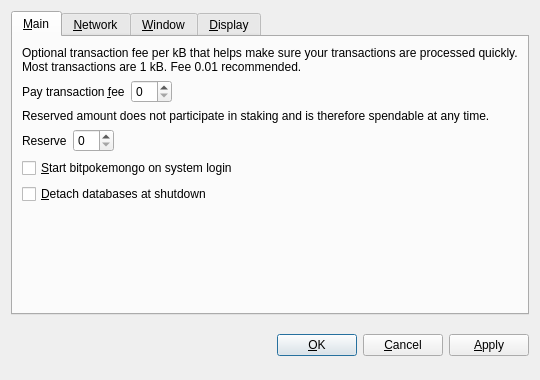
<?xml version="1.0" encoding="UTF-8"?>
<ui version="4.0">
 <class>OptionsDialog</class>
 <widget class="QDialog" name="OptionsDialog">
  <property name="geometry">
   <rect>
    <x>0</x>
    <y>0</y>
    <width>540</width>
    <height>380</height>
   </rect>
  </property>
  <property name="windowTitle">
   <string>Options</string>
  </property>
  <property name="modal">
   <bool>true</bool>
  </property>
  <layout class="QVBoxLayout" name="verticalLayout">
   <item>
    <widget class="QTabWidget" name="tabWidget">
     <property name="tabPosition">
      <enum>QTabWidget::North</enum>
     </property>
     <property name="currentIndex">
      <number>0</number>
     </property>
     <widget class="QWidget" name="tabMain">
      <attribute name="title">
       <string>&amp;Main</string>
      </attribute>
      <layout class="QVBoxLayout" name="verticalLayout_Main">
       <item>
        <widget class="QLabel" name="transactionFeeInfoLabel">
         <property name="text">
          <string>Optional transaction fee per kB that helps make sure your transactions are processed quickly. Most transactions are 1 kB. Fee 0.01 recommended.</string>
         </property>
         <property name="textFormat">
          <enum>Qt::PlainText</enum>
         </property>
         <property name="wordWrap">
          <bool>true</bool>
         </property>
        </widget>
       </item>
       <item>
        <layout class="QHBoxLayout" name="horizontalLayoutFee">
         <item>
          <widget class="QLabel" name="transactionFeeLabel">
           <property name="text">
            <string>Pay transaction &amp;fee</string>
           </property>
           <property name="textFormat">
            <enum>Qt::PlainText</enum>
           </property>
           <property name="buddy">
            <cstring>transactionFee</cstring>
           </property>
          </widget>
         </item>
         <item>
          <widget class="BitcoinAmountField" name="transactionFee"/>
         </item>
         <item>
          <spacer name="horizontalSpacerFee">
           <property name="orientation">
            <enum>Qt::Horizontal</enum>
           </property>
           <property name="sizeHint" stdset="0">
            <size>
             <width>40</width>
             <height>20</height>
            </size>
           </property>
          </spacer>
         </item>
        </layout>
       </item>
       <item>
        <widget class="QLabel" name="reserveBalanceInfoLabel">
         <property name="text">
          <string>Reserved amount does not participate in staking and is therefore spendable at any time.</string>
         </property>
         <property name="textFormat">
          <enum>Qt::PlainText</enum>
         </property>
         <property name="wordWrap">
          <bool>true</bool>
         </property>
        </widget>
       </item>
       <item>
        <layout class="QHBoxLayout" name="horizontalLayoutReserveBalance">
         <item>
          <widget class="QLabel" name="reserveBalanceLabel">
           <property name="text">
            <string>Reserve</string>
           </property>
           <property name="textFormat">
            <enum>Qt::PlainText</enum>
           </property>
           <property name="buddy">
            <cstring>reserveBalance</cstring>
           </property>
          </widget>
         </item>
         <item>
          <widget class="BitcoinAmountField" name="reserveBalance"/>
         </item>
         <item>
          <spacer name="horizontalSpacerReserveBalance">
           <property name="orientation">
            <enum>Qt::Horizontal</enum>
           </property>
           <property name="sizeHint" stdset="0">
            <size>
             <width>40</width>
             <height>20</height>
            </size>
           </property>
          </spacer>
         </item>
        </layout>
       </item>
       <item>
        <widget class="QCheckBox" name="bitcoinAtStartup">
         <property name="toolTip">
          <string>Automatically start bitpokemongo after logging in to the system.</string>
         </property>
         <property name="text">
          <string>&amp;Start bitpokemongo on system login</string>
         </property>
        </widget>
       </item>
       <item>
        <widget class="QCheckBox" name="detachDatabases">
         <property name="toolTip">
          <string>Detach block and address databases at shutdown. This means they can be moved to another data directory, but it slows down shutdown. The wallet is always detached.</string>
         </property>
         <property name="text">
          <string>&amp;Detach databases at shutdown</string>
         </property>
        </widget>
       </item>
       <item>
        <spacer name="verticalSpacer_Main">
         <property name="orientation">
          <enum>Qt::Vertical</enum>
         </property>
         <property name="sizeHint" stdset="0">
          <size>
           <width>20</width>
           <height>40</height>
          </size>
         </property>
        </spacer>
       </item>
      </layout>
     </widget>
     <widget class="QWidget" name="tabNetwork">
      <attribute name="title">
       <string>&amp;Network</string>
      </attribute>
      <layout class="QVBoxLayout" name="verticalLayout_Network">
       <item>
        <widget class="QCheckBox" name="mapPortUpnp">
         <property name="toolTip">
          <string>Automatically open the bitpokemongo client port on the router. This only works when your router supports UPnP and it is enabled.</string>
         </property>
         <property name="text">
          <string>Map port using &amp;UPnP</string>
         </property>
        </widget>
       </item>
       <item>
        <widget class="QCheckBox" name="connectSocks">
         <property name="toolTip">
          <string>Connect to the bitpokemongo network through a SOCKS proxy (e.g. when connecting through Tor).</string>
         </property>
         <property name="text">
          <string>&amp;Connect through SOCKS proxy:</string>
         </property>
        </widget>
       </item>
       <item>
        <layout class="QHBoxLayout" name="horizontalLayout_Network">
         <item>
          <widget class="QLabel" name="proxyIpLabel">
           <property name="text">
            <string>Proxy &amp;IP:</string>
           </property>
           <property name="textFormat">
            <enum>Qt::PlainText</enum>
           </property>
           <property name="buddy">
            <cstring>proxyIp</cstring>
           </property>
          </widget>
         </item>
         <item>
          <widget class="QValidatedLineEdit" name="proxyIp">
           <property name="maximumSize">
            <size>
             <width>140</width>
             <height>16777215</height>
            </size>
           </property>
           <property name="toolTip">
            <string>IP address of the proxy (e.g. 127.0.0.1)</string>
           </property>
          </widget>
         </item>
         <item>
          <widget class="QLabel" name="proxyPortLabel">
           <property name="text">
            <string>&amp;Port:</string>
           </property>
           <property name="textFormat">
            <enum>Qt::PlainText</enum>
           </property>
           <property name="buddy">
            <cstring>proxyPort</cstring>
           </property>
          </widget>
         </item>
         <item>
          <widget class="QLineEdit" name="proxyPort">
           <property name="maximumSize">
            <size>
             <width>55</width>
             <height>16777215</height>
            </size>
           </property>
           <property name="toolTip">
            <string>Port of the proxy (e.g. 9050)</string>
           </property>
          </widget>
         </item>
         <item>
          <widget class="QLabel" name="socksVersionLabel">
           <property name="text">
            <string>SOCKS &amp;Version:</string>
           </property>
           <property name="textFormat">
            <enum>Qt::PlainText</enum>
           </property>
           <property name="buddy">
            <cstring>socksVersion</cstring>
           </property>
          </widget>
         </item>
         <item>
          <widget class="QValueComboBox" name="socksVersion">
           <property name="toolTip">
            <string>SOCKS version of the proxy (e.g. 5)</string>
           </property>
          </widget>
         </item>
         <item>
          <spacer name="horizontalSpacer_Network">
           <property name="orientation">
            <enum>Qt::Horizontal</enum>
           </property>
           <property name="sizeHint" stdset="0">
            <size>
             <width>40</width>
             <height>20</height>
            </size>
           </property>
          </spacer>
         </item>
        </layout>
       </item>
       <item>
        <spacer name="verticalSpacer_Network">
         <property name="orientation">
          <enum>Qt::Vertical</enum>
         </property>
         <property name="sizeHint" stdset="0">
          <size>
           <width>20</width>
           <height>40</height>
          </size>
         </property>
        </spacer>
       </item>
      </layout>
     </widget>
     <widget class="QWidget" name="tabWindow">
      <attribute name="title">
       <string>&amp;Window</string>
      </attribute>
      <layout class="QVBoxLayout" name="verticalLayout_Window">
       <item>
        <widget class="QCheckBox" name="minimizeToTray">
         <property name="toolTip">
          <string>Show only a tray icon after minimizing the window.</string>
         </property>
         <property name="text">
          <string>&amp;Minimize to the tray instead of the taskbar</string>
         </property>
        </widget>
       </item>
       <item>
        <widget class="QCheckBox" name="minimizeOnClose">
         <property name="toolTip">
          <string>Minimize instead of exit the application when the window is closed. When this option is enabled, the application will be closed only after selecting Quit in the menu.</string>
         </property>
         <property name="text">
          <string>M&amp;inimize on close</string>
         </property>
        </widget>
       </item>
       <item>
        <spacer name="verticalSpacer_Window">
         <property name="orientation">
          <enum>Qt::Vertical</enum>
         </property>
         <property name="sizeHint" stdset="0">
          <size>
           <width>20</width>
           <height>40</height>
          </size>
         </property>
        </spacer>
       </item>
      </layout>
     </widget>
     <widget class="QWidget" name="tabDisplay">
      <attribute name="title">
       <string>&amp;Display</string>
      </attribute>
      <layout class="QVBoxLayout" name="verticalLayout_Display">
       <item>
        <layout class="QHBoxLayout" name="horizontalLayout_1_Display">
         <item>
          <widget class="QLabel" name="langLabel">
           <property name="text">
            <string>User Interface &amp;language:</string>
           </property>
           <property name="textFormat">
            <enum>Qt::PlainText</enum>
           </property>
           <property name="buddy">
            <cstring>lang</cstring>
           </property>
          </widget>
         </item>
         <item>
          <widget class="QValueComboBox" name="lang">
           <property name="toolTip">
            <string>The user interface language can be set here. This setting will take effect after restarting bitpokemongo.</string>
           </property>
          </widget>
         </item>
        </layout>
       </item>
       <item>
        <layout class="QHBoxLayout" name="horizontalLayout_2_Display">
         <item>
          <widget class="QLabel" name="unitLabel">
           <property name="text">
            <string>&amp;Unit to show amounts in:</string>
           </property>
           <property name="textFormat">
            <enum>Qt::PlainText</enum>
           </property>
           <property name="buddy">
            <cstring>unit</cstring>
           </property>
          </widget>
         </item>
         <item>
          <widget class="QValueComboBox" name="unit">
           <property name="toolTip">
            <string>Choose the default subdivision unit to show in the interface and when sending coins.</string>
           </property>
          </widget>
         </item>
        </layout>
       </item>
       <item>
        <widget class="QCheckBox" name="displayAddresses">
         <property name="toolTip">
          <string>Whether to show bitpokemongo addresses in the transaction list or not.</string>
         </property>
         <property name="text">
          <string>&amp;Display addresses in transaction list</string>
         </property>
        </widget>
       </item>
       <item>
        <widget class="QCheckBox" name="coinControlFeatures">
         <property name="toolTip">
          <string>Whether to show coin control features or not.</string>
         </property>
         <property name="text">
          <string>Display coin &amp;control features (experts only!)</string>
         </property>
        </widget>
       </item>
       <item>
        <spacer name="verticalSpacer_Display">
         <property name="orientation">
          <enum>Qt::Vertical</enum>
         </property>
         <property name="sizeHint" stdset="0">
          <size>
           <width>20</width>
           <height>40</height>
          </size>
         </property>
        </spacer>
       </item>
      </layout>
     </widget>
    </widget>
   </item>
   <item>
    <layout class="QHBoxLayout" name="horizontalLayout_Buttons">
     <item>
      <spacer name="horizontalSpacer_1">
       <property name="orientation">
        <enum>Qt::Horizontal</enum>
       </property>
       <property name="sizeHint" stdset="0">
        <size>
         <width>40</width>
         <height>48</height>
        </size>
       </property>
      </spacer>
     </item>
     <item>
      <widget class="QLabel" name="statusLabel">
       <property name="font">
        <font>
         <weight>75</weight>
         <bold>true</bold>
        </font>
       </property>
       <property name="text">
        <string/>
       </property>
       <property name="textFormat">
        <enum>Qt::PlainText</enum>
       </property>
       <property name="wordWrap">
        <bool>true</bool>
       </property>
      </widget>
     </item>
     <item>
      <spacer name="horizontalSpacer_2">
       <property name="orientation">
        <enum>Qt::Horizontal</enum>
       </property>
       <property name="sizeHint" stdset="0">
        <size>
         <width>40</width>
         <height>48</height>
        </size>
       </property>
      </spacer>
     </item>
     <item>
      <widget class="QPushButton" name="okButton">
       <property name="text">
        <string>&amp;OK</string>
       </property>
      </widget>
     </item>
     <item>
      <widget class="QPushButton" name="cancelButton">
       <property name="text">
        <string>&amp;Cancel</string>
       </property>
       <property name="autoDefault">
        <bool>false</bool>
       </property>
      </widget>
     </item>
     <item>
      <widget class="QPushButton" name="applyButton">
       <property name="text">
        <string>&amp;Apply</string>
       </property>
       <property name="autoDefault">
        <bool>false</bool>
       </property>
      </widget>
     </item>
    </layout>
   </item>
  </layout>
 </widget>
 <customwidgets>
  <customwidget>
   <class>BitcoinAmountField</class>
   <extends>QSpinBox</extends>
   <header>bitcoinamountfield.h</header>
  </customwidget>
  <customwidget>
   <class>QValueComboBox</class>
   <extends>QComboBox</extends>
   <header>qvaluecombobox.h</header>
  </customwidget>
  <customwidget>
   <class>QValidatedLineEdit</class>
   <extends>QLineEdit</extends>
   <header>qvalidatedlineedit.h</header>
  </customwidget>
 </customwidgets>
 <resources/>
 <connections/>
</ui>
